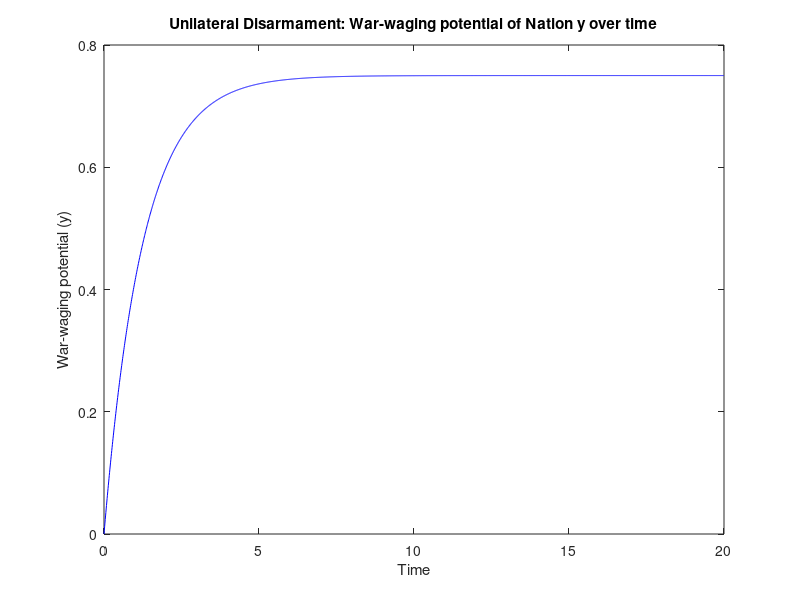

Reproduce this figure in MATLAB.
% Parameters
k = 0.5;
l = 0.6;
alpha = 0.8;

% Time parameters
t_start = 0;
t_end = 20;
dt = 0.01; % Choose a suitable time step

% Initial conditions
x0 = 1;
y0 = 0;

% Number of steps
num_steps = ceil((t_end - t_start) / dt);

% Arrays to store results
t_values = zeros(1, num_steps);
y_values = zeros(1, num_steps);

% Initial values
y_values(1) = y0;
t_values(1) = t_start;

% Euler's method for scenario C
for i = 1:num_steps-1
    y_dot = l * x0 - alpha * y_values(i);
    
    y_values(i+1) = y_values(i) + dt * y_dot;
    
    t_values(i+1) = t_values(i) + dt;
end

% Plotting scenario C
figure;
plot(t_values, y_values, 'b');
xlabel('Time');
ylabel('War-waging potential (y)');
title('Unilateral Disarmament: War-waging potential of Nation y over time');
